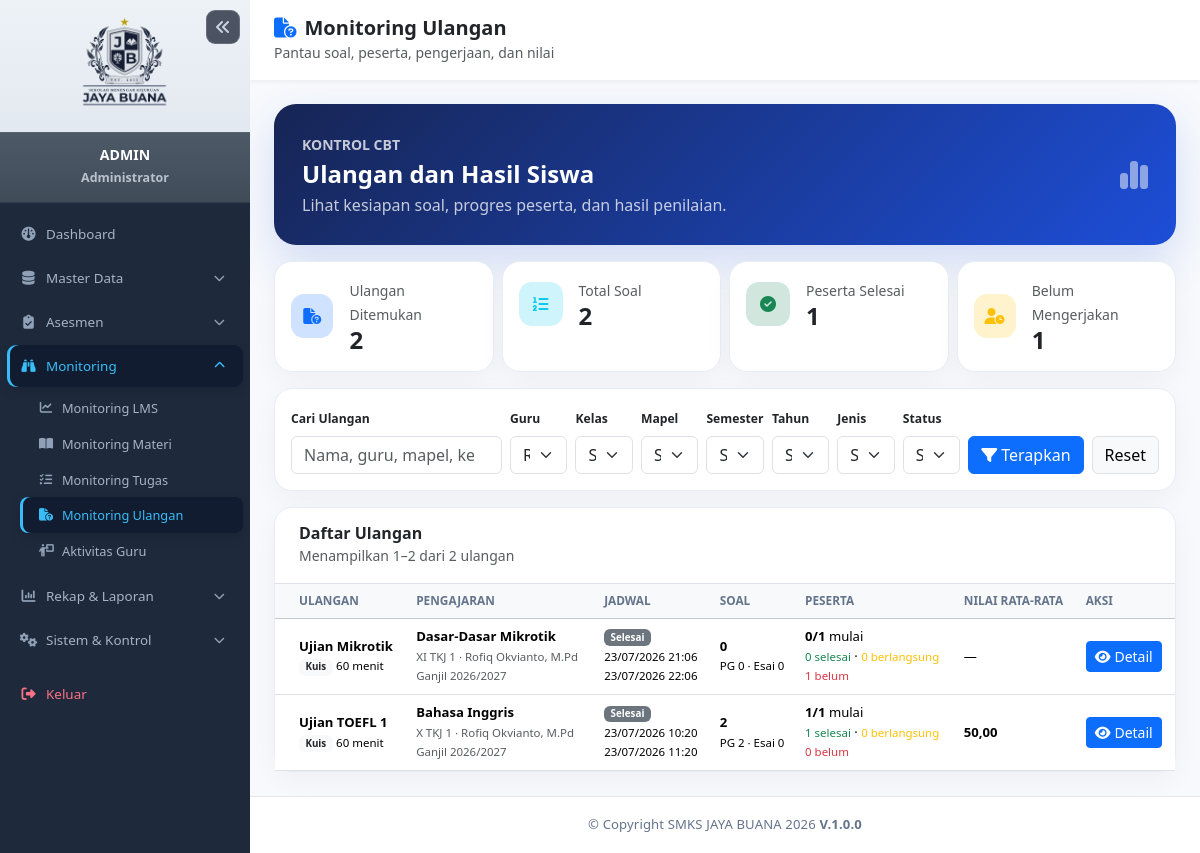
/admin/monitoring_ujian.php?guru_id=3 (signed in), run on the app's committed database.
### tables this page shows
CREATE TABLE `ujian` (
  `id` int(10) UNSIGNED NOT NULL,
  `pengajaran_id` int(10) UNSIGNED NOT NULL,
  `nama_ujian` varchar(255) NOT NULL,
  `jenis_ujian` enum('Kuis','UTS','UAS') DEFAULT 'Kuis',
  `durasi_menit` int(10) UNSIGNED NOT NULL DEFAULT 60,
  `waktu_mulai` datetime NOT NULL,
  `waktu_selesai` datetime NOT NULL,
  `acak_soal` tinyint(1) NOT NULL DEFAULT 1,
  `created_at` timestamp NULL DEFAULT current_timestamp()
);

### config/helper.php (called while the page is built, shortened)
<?php
function sanitize($data) {
    return htmlspecialchars(trim($data), ENT_QUOTES, 'UTF-8');
}

### admin/monitoring_ujian.php (the view, shortened to what this page needs)
<?php
require_once __DIR__.'/../includes/header.php';
check_access([1]);$db=Database::getInstance();
$guru_id=(int)($_GET['guru_id']??0);$kelas_id=(int)($_GET['kelas_id']??0);$mapel_id=(int)($_GET['mapel_id']??0);
$semester=in_array($_GET['semester']??'',['Ganjil','Genap'],true)?$_GET['semester']:'';
$tahun_ajaran=trim($_GET['tahun_ajaran']??'');$jenis=in_array($_GET['jenis']??'',['Kuis','UTS','UAS'],true)?$_GET['jenis']:'';
$status_filter=in_array($_GET['status']??'',['terjadwal','aktif','selesai','belum_peserta'],true)?$_GET['status']:'';
$q=trim($_GET['q']??'');$ujian_id=(int)($_GET['ujian_id']??0);$halaman=max(1,(int)($_GET['page']??1));$per_halaman=10;
$guru_list=$db->query('SELECT id,nama_lengkap FROM guru ORDER BY nama_lengkap')->fetchAll();
$where=[];$params=[];
if($guru_id){$where[]='p.guru_id=?';$params[]=$guru_id;}if($kelas_id){$where[]='p.kelas_id=?';$params[]=$kelas_id;}
$where_sql=$where?' WHERE '.implode(' AND ',$where):'';
$summary_sql="SELECT u.id,u.nama_ujian,u.jenis_ujian,u.durasi_menit,u.waktu_mulai,u.waktu_selesai,u.acak_soal,u.created_at,
 p.semester,p.tahun_ajaran,p.kelas_id,g.nama_lengkap nama_guru,m.nama_mapel,k.nama_kelas,
 (SELECT COUNT(*) FROM soal_ujian so WHERE so.ujian_id=u.id) total_soal,
 (SELECT COUNT(*) FROM soal_ujian so WHERE so.ujian_id=u.id AND so.tipe_soal='PG') soal_pg,
 (SELECT COUNT(*) FROM soal_ujian so WHERE so.ujian_id=u.id AND so.tipe_soal='ESAI') soal_esai,
 (SELECT COUNT(*) FROM siswa s WHERE s.kelas_id=p.kelas_id) total_siswa,
 (SELECT COUNT(*) FROM sesi_ujian su WHERE su.ujian_id=u.id) mulai,
 (SELECT COUNT(*) FROM sesi_ujian su WHERE su.ujian_id=u.id AND su.status='Selesai') peserta_selesai,
 (SELECT COUNT(*) FROM sesi_ujian su WHERE su.ujian_id=u.id AND su.status='Berlangsung') berlangsung,
 (SELECT AVG(nu.nilai_total) FROM nilai_ujian nu WHERE nu.ujian_id=u.id) rata_nilai
 FROM ujian u JOIN pengajaran p ON p.id=u.pengajaran_id JOIN guru g ON g.id=p.guru_id
 JOIN mapel m ON m.id=p.mapel_id JOIN kelas k ON k.id=p.kelas_id $where_sql";
$outer=[];
$outer_sql=$outer?' WHERE '.implode(' AND ',$outer):'';
$stmt=$db->prepare("SELECT COUNT(*) FROM ($summary_sql) x $outer_sql");$stmt->execute($params);$total_ujian=(int)$stmt->fetchColumn();
$total_halaman=max(1,(int)ceil($total_ujian/$per_halaman));$halaman=min($halaman,$total_halaman);$offset=($halaman-1)*$per_halaman;
$stmt=$db->prepare("SELECT x.*,GREATEST(x.total_siswa-x.mulai,0) belum_mulai FROM ($summary_sql) x $outer_sql ORDER BY x.waktu_mulai DESC,x.id DESC LIMIT ? OFFSET ?");
$i=1;foreach($params as $param)$stmt->bindValue($i++,$param,PDO::PARAM_STR);$stmt->bindValue($i++,$per_halaman,PDO::PARAM_INT);$stmt->bindValue($i,$offset,PDO::PARAM_INT);$stmt->execute();$ujian_list=$stmt->fetchAll();
$stmt=$db->prepare("SELECT COUNT(*) total,COALESCE(SUM(x.total_soal),0) soal,COALESCE(SUM(x.peserta_selesai),0) selesai,COALESCE(SUM(GREATEST(x.total_siswa-x.mulai,0)),0) belum FROM ($summary_sql) x $outer_sql");$stmt->execute($params);$ringkasan=$stmt->fetch();
$query_state=['guru_id'=>$guru_id,'kelas_id'=>$kelas_id,'mapel_id'=>$mapel_id,'semester'=>$semester,'tahun_ajaran'=>$tahun_ajaran,'jenis'=>$jenis,'status'=>$status_filter,'q'=>$q];
$filter_aktif=array_filter($query_state,static fn($v)=>$v!==''&&$v!==0);
?>
<?php require_once __DIR__.'/../includes/sidebar.php'; ?>
<div id="page-content-wrapper" class="exam-monitor-page">
<nav class="navbar top-navbar px-3 px-md-4 py-3"><div><h5 class="fw-bold mb-0"><i class="fa-solid fa-file-circle-question text-primary me-2"></i>Monitoring Ulangan</h5><small class="text-muted">Pantau soal, peserta, pengerjaan, dan nilai</small></div></nav>
<main class="container-fluid exam-content p-3 p-md-4">
<section class="exam-hero mb-3"><div class="d-flex justify-content-between align-items-center gap-3"><div><small class="text-uppercase fw-semibold opacity-75">Kontrol CBT</small><h2 class="h4 fw-bold my-1">Ulangan dan Hasil Siswa</h2><p class="mb-0 opacity-75">Lihat kesiapan soal, progres peserta, dan hasil penilaian.</p></div><i class="fa-solid fa-chart-simple fa-2x opacity-50"></i></div></section>
<div class="row g-2 mb-3"><?php foreach([['Ulangan Ditemukan',(int)$ringkasan['total'],'fa-file-circle-question','primary'],['Total Soal',(int)$ringkasan['soal'],'fa-list-ol','info'],['Peserta Selesai',(int)$ringkasan['selesai'],'fa-circle-check','success'],['Belum Mengerjakan',(int)$ringkasan['belum'],'fa-user-clock','warning']] as [$label,$jumlah,$icon,$warna]): ?><div class="col-6 col-xl-3"><div class="card metric-card p-3 h-100"><div class="d-flex align-items-center gap-3"><span class="metric-icon bg-<?= $warna ?>-subtle text-<?= $warna ?>"><i class="fa-solid <?= $icon ?>"></i></span><div><small class="text-muted"><?= $label ?></small><h4 class="fw-bold mb-0"><?= $jumlah ?></h4></div></div></div></div><?php endforeach ?></div>
<section class="card exam-card filter-card mb-3"><div class="card-body p-3"><form method="get" class="row g-2 align-items-end">
<div class="col-md-6 col-xl-3"><label class="form-label">Cari Ulangan</label><input type="search" name="q" value="<?= sanitize($q) ?>" class="form-control" placeholder="Nama, guru, mapel, kelas..."></div>
<div class="col-6 col-md-3 col-xl"><label class="form-label">Guru</label><select name="guru_id" class="form-select"><option value="0">Semua</option><?php foreach($guru_list as $r): ?><option value="<?= (int)$r['id'] ?>" <?= $guru_id===(int)$r['id']?'selected':'' ?>><?= sanitize($r['nama_lengkap']) ?></option><?php endforeach ?></select></div>
<div class="col-6 col-md-3 col-xl"><label class="form-label">Kelas</label><select name="kelas_id" class="form-select"><option value="0">Semua</option></select></div>
<div class="col-6 col-md-3 col-xl"><label class="form-label">Mapel</label><select name="mapel_id" class="form-select"><option value="0">Semua</option></select></div>
<div class="col-6 col-md-3 col-xl"><label class="form-label">Semester</label><select name="semester" class="form-select"><option value="">Semua</option></select></div>
<div class="col-6 col-md-3 col-xl"><label class="form-label">Tahun</label><select name="tahun_ajaran" class="form-select"><option value="">Semua</option></select></div>
<div class="col-6 col-md-3 col-xl"><label class="form-label">Jenis</label><select name="jenis" class="form-select"><option value="">Semua</option></select></div>
<div class="col-6 col-md-3 col-xl"><label class="form-label">Status</label><select name="status" class="form-select"><option value="">Semua</option></select></div>
<div class="col-6 col-xl-auto"><button class="btn btn-primary w-100"><i class="fa-solid fa-filter me-1"></i>Terapkan</button></div><?php if($filter_aktif): ?><div class="col-6 col-xl-auto"><a href="monitoring_ujian.php" class="btn btn-light border w-100">Reset</a></div><?php endif ?>
</form></div></section>
<section class="card exam-card"><div class="card-body p-0"><div class="px-3 px-md-4 py-3 border-bottom"><h6 class="fw-bold mb-0">Daftar Ulangan</h6><small class="text-muted">Menampilkan <?= $total_ujian?$offset+1:0 ?>–<?= min($offset+$per_halaman,$total_ujian) ?> dari <?= $total_ujian ?> ulangan</small></div><div class="table-responsive"><table class="table exam-table table-hover mb-0"><thead class="table-light"><tr><th class="ps-4">Ulangan</th><th>Pengajaran</th><th>Jadwal</th><th>Soal</th><th>Peserta</th><th>Nilai Rata-rata</th><th>Aksi</th></tr></thead><tbody>
<?php foreach($ujian_list as $u): $sekarang=time();$status_waktu=strtotime($u['waktu_mulai'])>$sekarang?'Terjadwal':(strtotime($u['waktu_selesai'])<$sekarang?'Selesai':'Aktif');$warna=$status_waktu==='Aktif'?'success':($status_waktu==='Terjadwal'?'primary':'secondary'); ?><tr><td class="ps-4"><strong><?= sanitize($u['nama_ujian']) ?></strong><br><span class="badge bg-light text-dark"><?= sanitize($u['jenis_ujian']) ?></span> <small><?= (int)$u['durasi_menit'] ?> menit</small></td><td><strong><?= sanitize($u['nama_mapel']) ?></strong><br><small class="text-muted"><?= sanitize($u['nama_kelas']) ?> · <?= sanitize($u['nama_guru']) ?><br><?= sanitize($u['semester']) ?> <?= sanitize($u['tahun_ajaran']) ?></small></td><td><span class="badge bg-<?= $warna ?>"><?= $status_waktu ?></span><br><small><?= date('d/m/Y H:i',strtotime($u['waktu_mulai'])) ?><br><?= date('d/m/Y H:i',strtotime($u['waktu_selesai'])) ?></small></td><td><strong><?= (int)$u['total_soal'] ?></strong><br><small>PG <?= (int)$u['soal_pg'] ?> · Esai <?= (int)$u['soal_esai'] ?></small></td><td><strong><?= (int)$u['mulai'] ?>/<?= (int)$u['total_siswa'] ?></strong> mulai<br><small class="text-success"><?= (int)$u['peserta_selesai'] ?> selesai</small> · <small class="text-warning"><?= (int)$u['berlangsung'] ?> berlangsung</small><br><small class="text-danger"><?= (int)$u['belum_mulai'] ?> belum</small></td><td><?= $u['rata_nilai']!==null?'<strong>'.number_format((float)$u['rata_nilai'],2,',','.').'</strong>':'—' ?></td><td><a href="?<?= http_build_query(array_merge($query_state,['page'=>$halaman,'ujian_id'=>(int)$u['id']])) ?>#detailUjian" class="btn btn-sm btn-primary text-nowrap"><i class="fa-solid fa-eye me-1"></i>Detail</a></td></tr><?php endforeach ?><?php if(!$ujian_list): ?><tr><td colspan="7" class="text-center text-muted py-5">Tidak ada ulangan sesuai filter.</td></tr><?php endif ?></tbody></table></div>
</div></section></main></div>
<?php require_once __DIR__.'/../includes/footer.php'; ?>

### includes/header.php (style rules this page uses)
:root { --sidebar-width: 250px; }
body { background-color: #f4f6f9; font-family: 'Segoe UI', Tahoma, Geneva, Verdana, sans-serif; }
#page-content-wrapper { flex-grow: 1; overflow-y: auto; }
.top-navbar { background: #ffffff; box-shadow: 0 2px 4px rgba(0,0,0,0.05); }

### admin/monitoring_ujian.php (style rules this page uses)
.exam-monitor-page { background:#f7f9fc;min-width:0 }
.exam-content { max-width:1400px;margin:auto }
.exam-hero { background:linear-gradient(135deg,#172554,#1d4ed8);color:#fff;border-radius:22px;padding:28px;box-shadow:0 18px 44px rgba(29,78,216,.17) }
.exam-card,.metric-card { border:1px solid #e8edf5!important;border-radius:18px!important;box-shadow:0 8px 28px rgba(15,23,42,.045)!important }
.metric-icon { width:44px;height:44px;display:grid;place-items:center;border-radius:13px }
.filter-card .form-label { font-size:.76rem;font-weight:700 }
.exam-table th { white-space:nowrap;font-size:.74rem;text-transform:uppercase;color:#64748b }
.exam-table td { font-size:.82rem;vertical-align:middle }

### includes/footer.php (style rules this page uses)
#page-content-wrapper { display: flex; flex-direction: column; }

### data on the page
ujian: nama_ujian "Ujian Mikrotik", jenis_ujian "Kuis", durasi_menit "60", nama_mapel "Dasar-Dasar Mikrotik", nama_kelas "XI TKJ 1", nama_guru "Rofiq Okvianto, M.Pd", semester "Ganjil", tahun_ajaran "2026/2027", status_waktu "Selesai", waktu_mulai "23/07/2026 21:06", waktu_selesai "23/07/2026 22:06", total_soal "0", soal_pg "0", soal_esai "0", mulai "0", total_siswa "1", peserta_selesai "0", berlangsung "0", belum_mulai "1"
ujian: nama_ujian "Ujian TOEFL 1", jenis_ujian "Kuis", durasi_menit "60", nama_mapel "Bahasa Inggris", nama_kelas "X TKJ 1", nama_guru "Rofiq Okvianto, M.Pd", semester "Ganjil", tahun_ajaran "2026/2027", status_waktu "Selesai", waktu_mulai "23/07/2026 10:20", waktu_selesai "23/07/2026 11:20", total_soal "2", soal_pg "2", soal_esai "0", mulai "1", total_siswa "1", peserta_selesai "1", berlangsung "0", belum_mulai "0", rata_nilai "50,00"

### other printed values
$sidebar_profile_name "ADMIN"
$sidebar_profile_role "Administrator"
$label "Ulangan Ditemukan"
$jumlah "2"
$label "Total Soal"
$label "Peserta Selesai"
$jumlah "1"
$label "Belum Mengerjakan"
$offset+1 "1"
min($offset+$per_halaman,$total_ujian) "2"
$total_ujian "2"
form field guru_id "Rofiq Okvianto, M.Pd"
